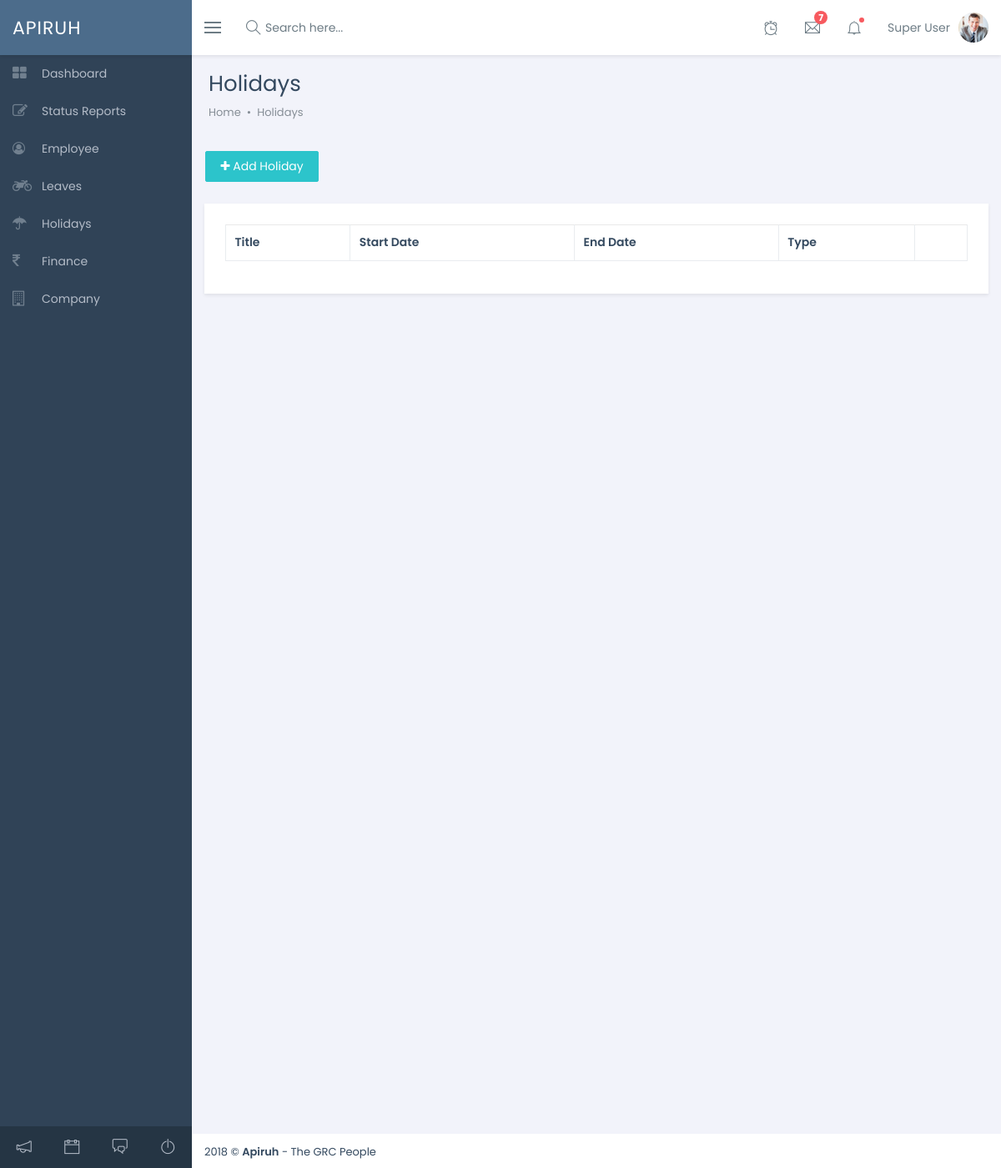
Page /new/admin/holidays.php on the earlier database version.
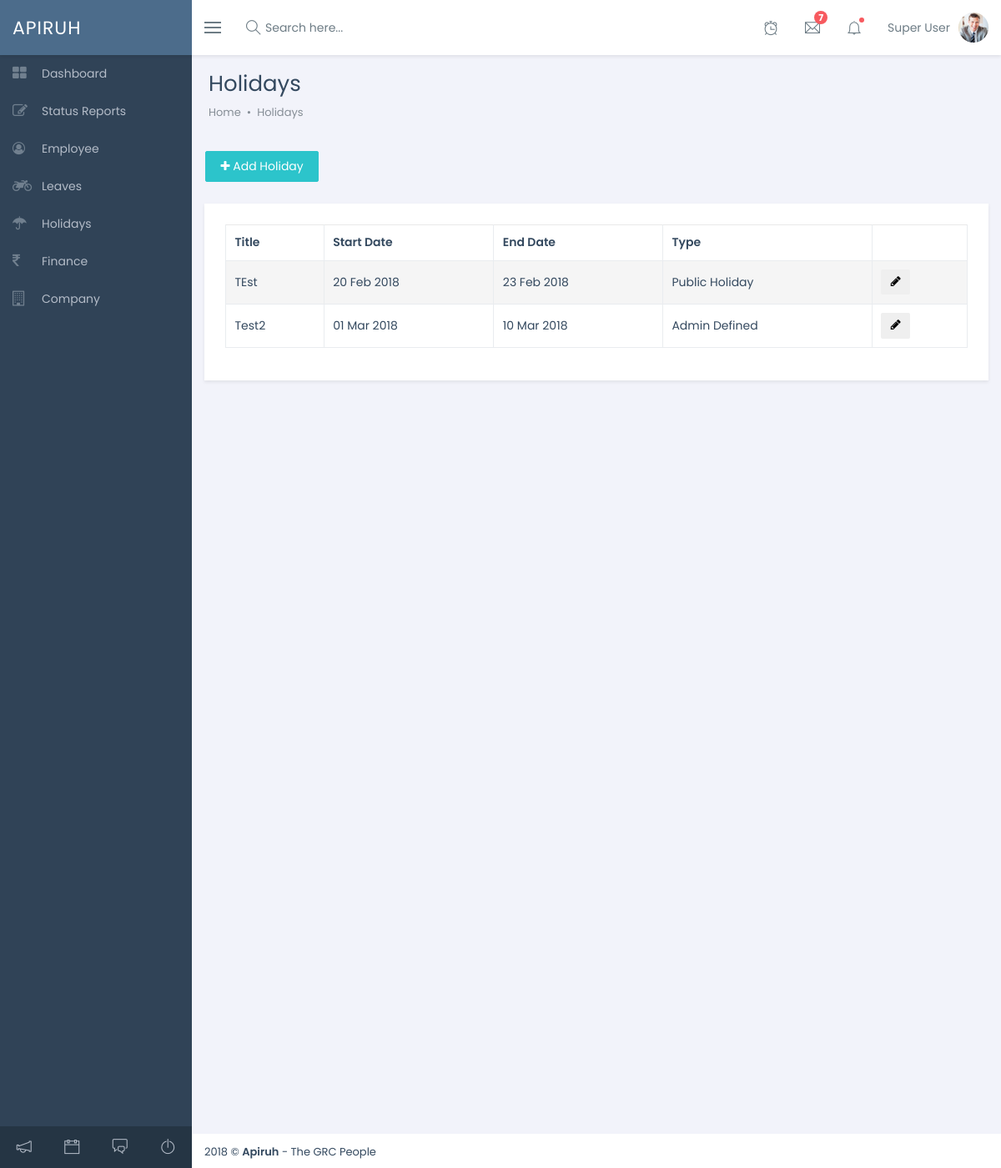
Same page on the later database version.
### tables this page shows
CREATE TABLE `holidays` (
  `hol_id` int(20) NOT NULL,
  `hol_title` varchar(256) NOT NULL,
  `hol_type` text NOT NULL,
  `hol_desc` text NOT NULL,
  `hol_start` date NOT NULL,
  `hol_end` date NOT NULL
);

### new/admin/functions.php (called while the page is built, shortened)
<?php
require_once('config.php');
function get_holidays_data(){
	global $connection;
	try {
		$stmt = $connection->prepare("SELECT * FROM `holidays` WHERE 1");
		$stmt->execute();
		$data = $stmt->fetchAll(PDO::FETCH_OBJ);
		return ($data);
	} catch (PDOException $e) {
		echo '{"error": {"text":'. $e->getMessage() .'}}';
	}
}
?>

### new/admin/holidays.php (the view, shortened to what this page needs)
<!DOCTYPE html>
<html>
<?php
      require_once('../includes/header.php');
      require_once('functions.php');
      $holidays = get_holidays_data();
  ?>
  <link href="../assets/vendors/dataTables/datatables.min.css" rel="stylesheet"/>
  <body class="fixed-navbar">
    <div class="page-wrapper">
     <?php require_once('../includes/nav_bar.php'); ?>
      <div class="wrapper content-wrapper">
        <div class="page-heading">
          <h1 class="page-title">Holidays</h1>
          <ol class="breadcrumb">
            <li class="breadcrumb-item"><a href="index.html">Home</a></li>
            <li class="breadcrumb-item active">Holidays</li>
          </ol>
        </div>
        <div class="page-content fade-in-up">
          <div class="alert" style="padding-left: 0px; margin-bottom: 0px">
            <a class="btn btn-info" href="#myModal2" data-toggle="modal"><i class="fa fa-plus"></i> Add Holiday</a></p>
          </div>
          <div class="page-content fade-in-up" style="padding-top: 0px; margin-top: 0px">
          <div class="ibox">
            <div class="ibox-body">
              <div class="table-responsive">
                <table class="table table-striped table-bordered table-hover" id="example-table">
                  <thead>
                    <tr>
                      <th>Title</th>
                      <th>Start Date</th>
                      <th>End Date</th>
                      <th>Type</th>
                      <th></th>
                    </tr>
                  </thead>
                  <tbody>
                    <?php
                      foreach ($holidays as $key) {
                        $start = date("d M Y", strtotime($key->hol_start));
                        $end = date("d M Y", strtotime($key->hol_end));
                    ?>
                    <tr>
                      <td><?= $key->hol_title ?></td>
                      <td><?= $start ?></td>
                      <td><?= $end ?></td>
                      <td><?= $key->hol_type ?></td>
                      <td>
                         <a href="#edit_leaves<?= $key->hol_id ?>" data-toggle="modal"><button class="btn btn-default btn-sm btn-flat" data-toggle="tooltip" data-original-title="View"><i class="fa fa-pencil font-14"></i></button></a>
                      </td>
                    </tr>
                    <?php } ?>
                  </tbody>
                </table>
              </div>
            </div>
          </div>
        </div>
        </div>
        <footer class="page-footer">
          <div class="pull-right"><a class="link-blue" href="javascript:;"><i class="fa fa-shopping-cart m-r-5"></i>Buy now</a></div>2017 © <b>Adminca</b> - Save your time, choose the best
        </footer>
                <?php require_once('../includes/footer.php'); ?>
      </div>
    </div>
  </body>
</html>

Differences in the rows shown:
added holidays: hol_title "TEst", hol_start "20 Feb 2018", hol_end "23 Feb 2018", hol_type "Public Holiday"
added holidays: hol_title "Test2", hol_start "01 Mar 2018", hol_end "10 Mar 2018", hol_type "Admin Defined"
